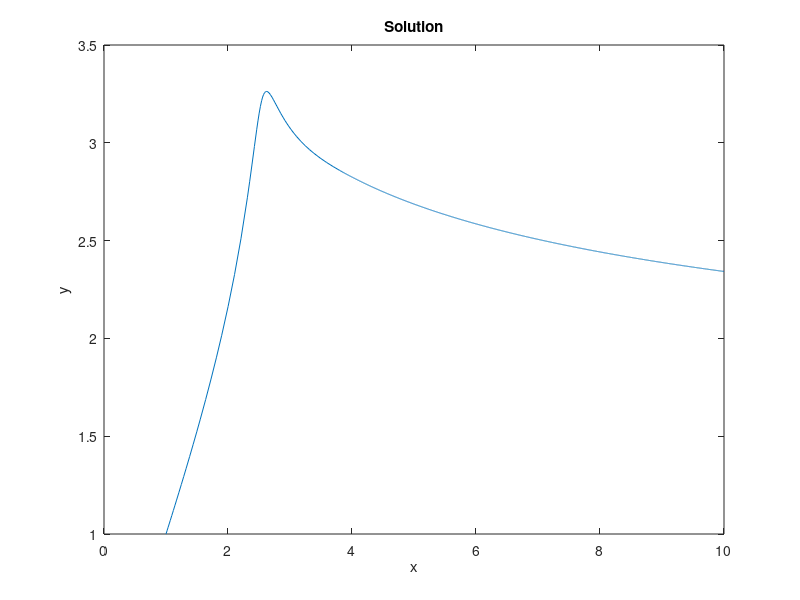

MATLAB code for this plot:
clc;clear;
yder2 = @(x, y) [y(2); sqrt((1/16)*(y(1)*y(2))^2- log(x))/2 + (1/8)*(y(1)*y(2))^2];

y0 = 1;
z0 = 1;
rangex = [1, 10];

[x,y] = ode45(yder2, rangex, [y0, z0]);

plot(x,y(:,1));
xlabel('x');
ylabel('y');
title('Solution');